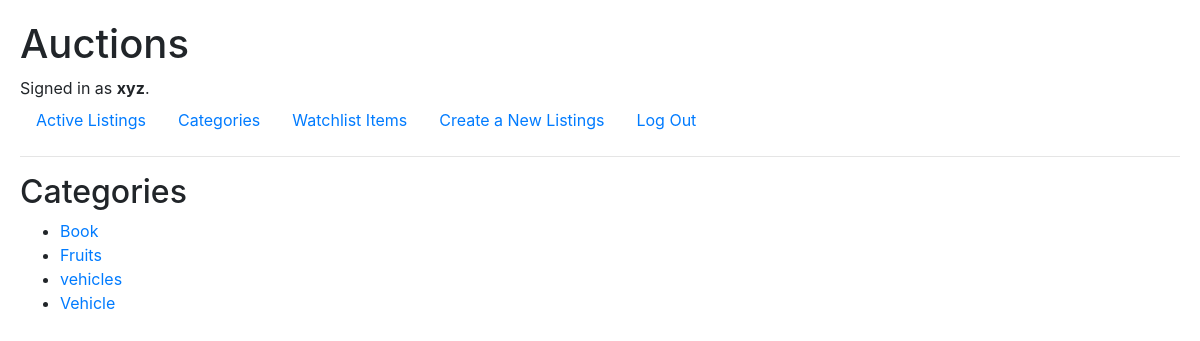
The app's page /categories (signed in) with its own data.
### auctions/models.py (models this page shows, shortened)
class User(AbstractUser):
    pass

class Listings(models.Model):
    owner = models.ForeignKey(
        User, on_delete=models.CASCADE, related_name="owned_listings")
    title = models.CharField(
        max_length=64, help_text="The title to be displayed for the listing")
    description = models.CharField(max_length=2048, help_text="A longer description that lets users know more about "
                                                              "what you're selling!")
    starting_bid = models.DecimalField(max_digits=8, decimal_places=2, help_text="What is the starting price you want "
                                                                                 "to sell your product for? All "
                                                                                 "prices are in USD!")
    image_url = models.CharField(max_length=2048, blank=True, help_text="This is not required, but if you want to "
                                                                        "include an image for your product, "
                                                                        "please include an online url for it here!")
    category = models.CharField(max_length=64, blank=True, help_text="Again, not required, but this could help your "
                                                                     "product gain the spotlight it deserves! "
                                                                     "Examples of categories include Fashion, Toys, "
                                                                     "Electronics, Home, etc.")
    watchlist_users = models.ManyToManyField(
        User, blank=True, related_name="watchlist_items")
    closed = models.BooleanField(default=False)

### auctions/views.py (the view)
# urls.py: path("categories", views.category_listing_page, name="category listing")
def category_listing_page(request):
    categories = list(
        set([listing.category for listing in Listings.objects.all() if listing.category]))
    print(categories)
    return render(request, "auctions/categories.html", {
        'categories': categories
    })

### auctions/templates/auctions/categories.html
{% extends "auctions/layout.html" %}
{% block body %}
<h2>Categories</h2>
<ul>
    {% for category in categories %}
    <li>
        <a href="{% url 'filtered index' category %}">{{ category }}</a>
    </li>
    {% endfor %}
</ul>
{% endblock %}

### auctions/templates/auctions/layout.html (shortened to what this page needs)
{% load static %}
<!DOCTYPE html>
<html lang="en">
<head>
    <link rel="stylesheet" href="https://stackpath.bootstrapcdn.com/bootstrap/4.4.1/css/bootstrap.min.css"
>
    <link href="{% static 'auctions/styles.css' %}" rel="stylesheet">
</head>
<body>
    <h1>Auctions</h1>
    <div>
        {% if user.is_authenticated %}
        Signed in as <strong>{{ user.username }}</strong>.
        {% else %}
        Not signed in.
        {% endif %}
    </div>
    <ul class="nav">
        <li class="nav-item">
            <a class="nav-link" href="{% url 'index' %}">Active Listings</a>
        </li>
        <li class="nav-item">
            <a class="nav-link" href="{% url 'category listing' %}">Categories</a>
        </li>
        {% if user.is_authenticated %}
        <li class="nav-item">
            <a class="nav-link" href="{% url 'watchlist page' %}">Watchlist Items</a>
        </li>
        <li class="nav-item">
            <a class="nav-link" href="{% url 'create listing' %}">Create a New Listings</a>
        </li>
        <li class="nav-item">
            <a class="nav-link" href="{% url 'logout' %}">Log Out</a>
        </li>
        {% endif %}
    </ul>
    <hr>
    {% block body %}
    {% endblock %}
</body>
</html>

### auctions/static/auctions/styles.css (style rules this page uses)
body { padding: 20px; }

### records on screen
User: username "xyz"
Listings: categories "Book"
Listings: categories "Fruits"
Listings: categories "vehicles"
Listings: categories "Vehicle"
